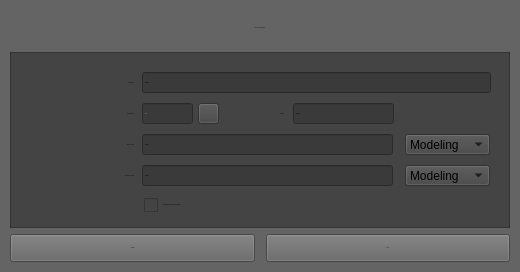
<?xml version="1.0" encoding="UTF-8"?>
<ui version="4.0">
 <class>SundayPlusSaveOptionUI</class>
 <widget class="QMainWindow" name="SundayPlusSaveOptionUI">
  <property name="windowModality">
   <enum>Qt::NonModal</enum>
  </property>
  <property name="enabled">
   <bool>true</bool>
  </property>
  <property name="geometry">
   <rect>
    <x>0</x>
    <y>0</y>
    <width>520</width>
    <height>272</height>
   </rect>
  </property>
  <property name="sizePolicy">
   <sizepolicy hsizetype="Fixed" vsizetype="Fixed">
    <horstretch>0</horstretch>
    <verstretch>0</verstretch>
   </sizepolicy>
  </property>
  <property name="minimumSize">
   <size>
    <width>520</width>
    <height>272</height>
   </size>
  </property>
  <property name="maximumSize">
   <size>
    <width>520</width>
    <height>272</height>
   </size>
  </property>
  <property name="cursor">
   <cursorShape>ArrowCursor</cursorShape>
  </property>
  <property name="contextMenuPolicy">
   <enum>Qt::DefaultContextMenu</enum>
  </property>
  <property name="acceptDrops">
   <bool>false</bool>
  </property>
  <property name="windowTitle">
   <string>Sunday | Plus Save Options</string>
  </property>
  <property name="windowOpacity">
   <double>1.000000000000000</double>
  </property>
  <property name="toolTip">
   <string/>
  </property>
  <property name="statusTip">
   <string/>
  </property>
  <property name="autoFillBackground">
   <bool>false</bool>
  </property>
  <property name="styleSheet">
   <string notr="true">background-color: rgb(100, 100, 100);

font: 12px &quot;Lucida Grande&quot;;</string>
  </property>
  <property name="windowFilePath">
   <string/>
  </property>
  <property name="inputMethodHints">
   <set>Qt::ImhNone</set>
  </property>
  <property name="toolButtonStyle">
   <enum>Qt::ToolButtonIconOnly</enum>
  </property>
  <property name="animated">
   <bool>true</bool>
  </property>
  <property name="tabShape">
   <enum>QTabWidget::Triangular</enum>
  </property>
  <property name="dockNestingEnabled">
   <bool>false</bool>
  </property>
  <property name="dockOptions">
   <set>QMainWindow::AllowTabbedDocks|QMainWindow::AnimatedDocks</set>
  </property>
  <property name="unifiedTitleAndToolBarOnMac">
   <bool>false</bool>
  </property>
  <widget class="QWidget" name="centralwidget">
   <property name="sizePolicy">
    <sizepolicy hsizetype="Preferred" vsizetype="Preferred">
     <horstretch>0</horstretch>
     <verstretch>0</verstretch>
    </sizepolicy>
   </property>
   <layout class="QVBoxLayout" name="verticalLayout_2">
    <property name="margin">
     <number>10</number>
    </property>
    <item>
     <widget class="QWidget" name="widget" native="true">
      <property name="sizePolicy">
       <sizepolicy hsizetype="Preferred" vsizetype="Preferred">
        <horstretch>0</horstretch>
        <verstretch>122</verstretch>
       </sizepolicy>
      </property>
      <property name="maximumSize">
       <size>
        <width>16777215</width>
        <height>36</height>
       </size>
      </property>
      <property name="autoFillBackground">
       <bool>false</bool>
      </property>
      <property name="styleSheet">
       <string notr="true"/>
      </property>
      <layout class="QHBoxLayout" name="horizontalLayout">
       <property name="margin">
        <number>0</number>
       </property>
       <item>
        <spacer name="horizontalSpacer_3">
         <property name="sizePolicy">
          <sizepolicy hsizetype="Minimum" vsizetype="Minimum">
           <horstretch>0</horstretch>
           <verstretch>0</verstretch>
          </sizepolicy>
         </property>
         <property name="orientation">
          <enum>Qt::Horizontal</enum>
         </property>
         <property name="sizeHint" stdset="0">
          <size>
           <width>114</width>
           <height>20</height>
          </size>
         </property>
        </spacer>
       </item>
       <item>
        <widget class="QLabel" name="label">
         <property name="sizePolicy">
          <sizepolicy hsizetype="Preferred" vsizetype="Preferred">
           <horstretch>0</horstretch>
           <verstretch>122</verstretch>
          </sizepolicy>
         </property>
         <property name="font">
          <font>
           <family>Verdana</family>
           <pointsize>-1</pointsize>
           <weight>50</weight>
           <italic>false</italic>
           <bold>false</bold>
          </font>
         </property>
         <property name="styleSheet">
          <string notr="true">color: rgb(0, 0, 0);

font: 18px &quot;Verdana&quot;;</string>
         </property>
         <property name="text">
          <string>PLUS SAVE OPTIONS</string>
         </property>
         <property name="alignment">
          <set>Qt::AlignLeading|Qt::AlignLeft|Qt::AlignVCenter</set>
         </property>
        </widget>
       </item>
       <item>
        <spacer name="horizontalSpacer_2">
         <property name="sizePolicy">
          <sizepolicy hsizetype="Minimum" vsizetype="Minimum">
           <horstretch>0</horstretch>
           <verstretch>0</verstretch>
          </sizepolicy>
         </property>
         <property name="orientation">
          <enum>Qt::Horizontal</enum>
         </property>
         <property name="sizeHint" stdset="0">
          <size>
           <width>40</width>
           <height>20</height>
          </size>
         </property>
        </spacer>
       </item>
      </layout>
     </widget>
    </item>
    <item>
     <widget class="QFrame" name="frame">
      <property name="sizePolicy">
       <sizepolicy hsizetype="Preferred" vsizetype="Preferred">
        <horstretch>0</horstretch>
        <verstretch>122</verstretch>
       </sizepolicy>
      </property>
      <property name="focusPolicy">
       <enum>Qt::NoFocus</enum>
      </property>
      <property name="styleSheet">
       <string notr="true">background-color: rgb(68, 68, 68);</string>
      </property>
      <property name="frameShape">
       <enum>QFrame::StyledPanel</enum>
      </property>
      <property name="frameShadow">
       <enum>QFrame::Raised</enum>
      </property>
      <property name="lineWidth">
       <number>1</number>
      </property>
      <property name="midLineWidth">
       <number>0</number>
      </property>
      <widget class="QLabel" name="label_7">
       <property name="geometry">
        <rect>
         <x>13</x>
         <y>20</y>
         <width>111</width>
         <height>22</height>
        </rect>
       </property>
       <property name="sizePolicy">
        <sizepolicy hsizetype="Preferred" vsizetype="Preferred">
         <horstretch>0</horstretch>
         <verstretch>122</verstretch>
        </sizepolicy>
       </property>
       <property name="font">
        <font>
         <family>Lucida Grande</family>
         <pointsize>-1</pointsize>
         <weight>50</weight>
         <italic>false</italic>
         <bold>false</bold>
        </font>
       </property>
       <property name="text">
        <string>NEW NAME</string>
       </property>
       <property name="alignment">
        <set>Qt::AlignRight|Qt::AlignTrailing|Qt::AlignVCenter</set>
       </property>
      </widget>
      <widget class="QLineEdit" name="plusSaveNewSceneLineEdit">
       <property name="enabled">
        <bool>true</bool>
       </property>
       <property name="geometry">
        <rect>
         <x>132</x>
         <y>20</y>
         <width>349</width>
         <height>21</height>
        </rect>
       </property>
       <property name="sizePolicy">
        <sizepolicy hsizetype="Expanding" vsizetype="Fixed">
         <horstretch>0</horstretch>
         <verstretch>122</verstretch>
        </sizepolicy>
       </property>
       <property name="font">
        <font>
         <family>Lucida Grande</family>
         <pointsize>-1</pointsize>
         <weight>50</weight>
         <italic>false</italic>
         <bold>false</bold>
        </font>
       </property>
       <property name="focusPolicy">
        <enum>Qt::StrongFocus</enum>
       </property>
       <property name="styleSheet">
        <string notr="true">background-color: rgb(58, 58, 58);</string>
       </property>
       <property name="text">
        <string>&quot;ERROR&quot;</string>
       </property>
       <property name="readOnly">
        <bool>false</bool>
       </property>
      </widget>
      <widget class="QLineEdit" name="plusSaveAuthorLineEdit">
       <property name="enabled">
        <bool>true</bool>
       </property>
       <property name="geometry">
        <rect>
         <x>283</x>
         <y>51</y>
         <width>101</width>
         <height>21</height>
        </rect>
       </property>
       <property name="sizePolicy">
        <sizepolicy hsizetype="Expanding" vsizetype="Fixed">
         <horstretch>0</horstretch>
         <verstretch>122</verstretch>
        </sizepolicy>
       </property>
       <property name="font">
        <font>
         <family>Lucida Grande</family>
         <pointsize>-1</pointsize>
         <weight>50</weight>
         <italic>false</italic>
         <bold>false</bold>
        </font>
       </property>
       <property name="focusPolicy">
        <enum>Qt::StrongFocus</enum>
       </property>
       <property name="styleSheet">
        <string notr="true">background-color: rgb(58, 58, 58);</string>
       </property>
       <property name="text">
        <string>&quot;ERROR&quot;</string>
       </property>
       <property name="readOnly">
        <bool>false</bool>
       </property>
      </widget>
      <widget class="QLabel" name="label_8">
       <property name="geometry">
        <rect>
         <x>223</x>
         <y>51</y>
         <width>51</width>
         <height>22</height>
        </rect>
       </property>
       <property name="sizePolicy">
        <sizepolicy hsizetype="Preferred" vsizetype="Preferred">
         <horstretch>0</horstretch>
         <verstretch>122</verstretch>
        </sizepolicy>
       </property>
       <property name="font">
        <font>
         <family>Lucida Grande</family>
         <pointsize>-1</pointsize>
         <weight>50</weight>
         <italic>false</italic>
         <bold>false</bold>
        </font>
       </property>
       <property name="text">
        <string>AUTHOR</string>
       </property>
       <property name="alignment">
        <set>Qt::AlignRight|Qt::AlignTrailing|Qt::AlignVCenter</set>
       </property>
      </widget>
      <widget class="QLineEdit" name="plusSaveFileVersionLineEdit">
       <property name="enabled">
        <bool>false</bool>
       </property>
       <property name="geometry">
        <rect>
         <x>132</x>
         <y>51</y>
         <width>51</width>
         <height>21</height>
        </rect>
       </property>
       <property name="sizePolicy">
        <sizepolicy hsizetype="Expanding" vsizetype="Fixed">
         <horstretch>0</horstretch>
         <verstretch>122</verstretch>
        </sizepolicy>
       </property>
       <property name="font">
        <font>
         <family>Lucida Grande</family>
         <pointsize>-1</pointsize>
         <weight>50</weight>
         <italic>false</italic>
         <bold>false</bold>
        </font>
       </property>
       <property name="focusPolicy">
        <enum>Qt::StrongFocus</enum>
       </property>
       <property name="styleSheet">
        <string notr="true">background-color: rgb(58, 58, 58);</string>
       </property>
       <property name="text">
        <string>001</string>
       </property>
       <property name="readOnly">
        <bool>false</bool>
       </property>
      </widget>
      <widget class="QLabel" name="label_9">
       <property name="geometry">
        <rect>
         <x>43</x>
         <y>51</y>
         <width>81</width>
         <height>22</height>
        </rect>
       </property>
       <property name="sizePolicy">
        <sizepolicy hsizetype="Preferred" vsizetype="Preferred">
         <horstretch>0</horstretch>
         <verstretch>122</verstretch>
        </sizepolicy>
       </property>
       <property name="font">
        <font>
         <family>Lucida Grande</family>
         <pointsize>-1</pointsize>
         <weight>50</weight>
         <italic>false</italic>
         <bold>false</bold>
        </font>
       </property>
       <property name="text">
        <string>FILE VERSION</string>
       </property>
       <property name="alignment">
        <set>Qt::AlignRight|Qt::AlignTrailing|Qt::AlignVCenter</set>
       </property>
      </widget>
      <widget class="QLineEdit" name="plusSaveNewCaptionLineEdit">
       <property name="enabled">
        <bool>true</bool>
       </property>
       <property name="geometry">
        <rect>
         <x>132</x>
         <y>82</y>
         <width>251</width>
         <height>21</height>
        </rect>
       </property>
       <property name="sizePolicy">
        <sizepolicy hsizetype="Expanding" vsizetype="Fixed">
         <horstretch>0</horstretch>
         <verstretch>122</verstretch>
        </sizepolicy>
       </property>
       <property name="font">
        <font>
         <family>Lucida Grande</family>
         <pointsize>-1</pointsize>
         <weight>50</weight>
         <italic>false</italic>
         <bold>false</bold>
        </font>
       </property>
       <property name="focusPolicy">
        <enum>Qt::StrongFocus</enum>
       </property>
       <property name="styleSheet">
        <string notr="true">background-color: rgb(58, 58, 58);</string>
       </property>
       <property name="text">
        <string>&quot;ERROR&quot;</string>
       </property>
       <property name="readOnly">
        <bool>false</bool>
       </property>
      </widget>
      <widget class="QLabel" name="label_10">
       <property name="geometry">
        <rect>
         <x>43</x>
         <y>82</y>
         <width>81</width>
         <height>22</height>
        </rect>
       </property>
       <property name="sizePolicy">
        <sizepolicy hsizetype="Preferred" vsizetype="Preferred">
         <horstretch>0</horstretch>
         <verstretch>122</verstretch>
        </sizepolicy>
       </property>
       <property name="font">
        <font>
         <family>Lucida Grande</family>
         <pointsize>-1</pointsize>
         <weight>50</weight>
         <italic>false</italic>
         <bold>false</bold>
        </font>
       </property>
       <property name="text">
        <string>NEW CAPTION</string>
       </property>
       <property name="alignment">
        <set>Qt::AlignRight|Qt::AlignTrailing|Qt::AlignVCenter</set>
       </property>
      </widget>
      <widget class="QLabel" name="label_11">
       <property name="geometry">
        <rect>
         <x>13</x>
         <y>113</y>
         <width>111</width>
         <height>22</height>
        </rect>
       </property>
       <property name="sizePolicy">
        <sizepolicy hsizetype="Preferred" vsizetype="Preferred">
         <horstretch>0</horstretch>
         <verstretch>122</verstretch>
        </sizepolicy>
       </property>
       <property name="font">
        <font>
         <family>Lucida Grande</family>
         <pointsize>-1</pointsize>
         <weight>50</weight>
         <italic>false</italic>
         <bold>false</bold>
        </font>
       </property>
       <property name="text">
        <string>HISTORY CAPTION</string>
       </property>
       <property name="alignment">
        <set>Qt::AlignRight|Qt::AlignTrailing|Qt::AlignVCenter</set>
       </property>
      </widget>
      <widget class="QLineEdit" name="plusSaveHistoryCaptionLineEdit">
       <property name="enabled">
        <bool>true</bool>
       </property>
       <property name="geometry">
        <rect>
         <x>132</x>
         <y>113</y>
         <width>251</width>
         <height>21</height>
        </rect>
       </property>
       <property name="sizePolicy">
        <sizepolicy hsizetype="Expanding" vsizetype="Fixed">
         <horstretch>0</horstretch>
         <verstretch>122</verstretch>
        </sizepolicy>
       </property>
       <property name="font">
        <font>
         <family>Lucida Grande</family>
         <pointsize>-1</pointsize>
         <weight>50</weight>
         <italic>false</italic>
         <bold>false</bold>
        </font>
       </property>
       <property name="focusPolicy">
        <enum>Qt::StrongFocus</enum>
       </property>
       <property name="styleSheet">
        <string notr="true">background-color: rgb(58, 58, 58);</string>
       </property>
       <property name="text">
        <string>&quot;ERROR&quot;</string>
       </property>
       <property name="readOnly">
        <bool>false</bool>
       </property>
      </widget>
      <widget class="QComboBox" name="plusSaveNewCaptionComboBox">
       <property name="geometry">
        <rect>
         <x>395</x>
         <y>82</y>
         <width>85</width>
         <height>21</height>
        </rect>
       </property>
       <property name="sizePolicy">
        <sizepolicy hsizetype="Fixed" vsizetype="Fixed">
         <horstretch>0</horstretch>
         <verstretch>21</verstretch>
        </sizepolicy>
       </property>
       <property name="minimumSize">
        <size>
         <width>85</width>
         <height>21</height>
        </size>
       </property>
       <property name="maximumSize">
        <size>
         <width>85</width>
         <height>21</height>
        </size>
       </property>
       <item>
        <property name="text">
         <string>Modeling</string>
        </property>
       </item>
       <item>
        <property name="text">
         <string>Shading</string>
        </property>
       </item>
       <item>
        <property name="text">
         <string>Rigging</string>
        </property>
       </item>
       <item>
        <property name="text">
         <string>Blocking</string>
        </property>
       </item>
       <item>
        <property name="text">
         <string>Animation</string>
        </property>
       </item>
       <item>
        <property name="text">
         <string>Rendering</string>
        </property>
       </item>
       <item>
        <property name="text">
         <string>SFX</string>
        </property>
       </item>
      </widget>
      <widget class="QComboBox" name="plusSaveHistoryCaptionComboBox">
       <property name="geometry">
        <rect>
         <x>395</x>
         <y>113</y>
         <width>85</width>
         <height>21</height>
        </rect>
       </property>
       <property name="sizePolicy">
        <sizepolicy hsizetype="Fixed" vsizetype="Fixed">
         <horstretch>0</horstretch>
         <verstretch>85</verstretch>
        </sizepolicy>
       </property>
       <property name="minimumSize">
        <size>
         <width>85</width>
         <height>21</height>
        </size>
       </property>
       <property name="maximumSize">
        <size>
         <width>85</width>
         <height>21</height>
        </size>
       </property>
       <item>
        <property name="text">
         <string>Modeling</string>
        </property>
       </item>
       <item>
        <property name="text">
         <string>Shading</string>
        </property>
       </item>
       <item>
        <property name="text">
         <string>Rigging</string>
        </property>
       </item>
       <item>
        <property name="text">
         <string>Blocking</string>
        </property>
       </item>
       <item>
        <property name="text">
         <string>Animation</string>
        </property>
       </item>
       <item>
        <property name="text">
         <string>Rendering</string>
        </property>
       </item>
       <item>
        <property name="text">
         <string>SFX</string>
        </property>
       </item>
      </widget>
      <widget class="QPushButton" name="plusSaveUnlockVersion">
       <property name="enabled">
        <bool>true</bool>
       </property>
       <property name="geometry">
        <rect>
         <x>188</x>
         <y>51</y>
         <width>21</width>
         <height>21</height>
        </rect>
       </property>
       <property name="sizePolicy">
        <sizepolicy hsizetype="Fixed" vsizetype="Fixed">
         <horstretch>0</horstretch>
         <verstretch>0</verstretch>
        </sizepolicy>
       </property>
       <property name="minimumSize">
        <size>
         <width>21</width>
         <height>21</height>
        </size>
       </property>
       <property name="maximumSize">
        <size>
         <width>21</width>
         <height>21</height>
        </size>
       </property>
       <property name="font">
        <font>
         <family>Lucida Grande</family>
         <pointsize>-1</pointsize>
         <weight>50</weight>
         <italic>false</italic>
         <bold>false</bold>
        </font>
       </property>
       <property name="autoFillBackground">
        <bool>false</bool>
       </property>
       <property name="text">
        <string/>
       </property>
       <property name="icon">
        <iconset>
         <normaloff>../SundayImage/SundayLock.png</normaloff>../SundayImage/SundayLock.png</iconset>
       </property>
       <property name="iconSize">
        <size>
         <width>15</width>
         <height>15</height>
        </size>
       </property>
       <property name="default">
        <bool>false</bool>
       </property>
       <property name="flat">
        <bool>false</bool>
       </property>
       <property name="+command" stdset="0">
        <string>&quot;SundayPlusSavePy.SundayPlusSaveUnlockVersion()&quot;</string>
       </property>
      </widget>
      <widget class="QCheckBox" name="plusSaveOptionMoveOldFile">
       <property name="geometry">
        <rect>
         <x>134</x>
         <y>143</y>
         <width>281</width>
         <height>20</height>
        </rect>
       </property>
       <property name="font">
        <font>
         <family>Lucida Grande</family>
         <pointsize>-1</pointsize>
         <weight>50</weight>
         <italic>false</italic>
         <bold>false</bold>
        </font>
       </property>
       <property name="text">
        <string>Don't rename and move old file to history</string>
       </property>
      </widget>
     </widget>
    </item>
    <item>
     <widget class="QWidget" name="widget_2" native="true">
      <property name="sizePolicy">
       <sizepolicy hsizetype="Preferred" vsizetype="Preferred">
        <horstretch>0</horstretch>
        <verstretch>122</verstretch>
       </sizepolicy>
      </property>
      <property name="maximumSize">
       <size>
        <width>16777215</width>
        <height>28</height>
       </size>
      </property>
      <layout class="QHBoxLayout" name="horizontalLayout_2">
       <property name="margin">
        <number>0</number>
       </property>
       <item>
        <widget class="QPushButton" name="plusSaveClose">
         <property name="sizePolicy">
          <sizepolicy hsizetype="Preferred" vsizetype="Preferred">
           <horstretch>0</horstretch>
           <verstretch>122</verstretch>
          </sizepolicy>
         </property>
         <property name="font">
          <font>
           <family>Verdana</family>
           <pointsize>-1</pointsize>
           <weight>50</weight>
           <italic>false</italic>
           <bold>false</bold>
          </font>
         </property>
         <property name="focusPolicy">
          <enum>Qt::StrongFocus</enum>
         </property>
         <property name="styleSheet">
          <string notr="true">font: 16px &quot;Verdana&quot;;</string>
         </property>
         <property name="text">
          <string>CLOSE</string>
         </property>
         <property name="+command" stdset="0">
          <string>&quot;SundayPlusSavePy.SundayPlusSaveOptionsUIClose()&quot;</string>
         </property>
        </widget>
       </item>
       <item>
        <spacer name="horizontalSpacer_4">
         <property name="sizePolicy">
          <sizepolicy hsizetype="Fixed" vsizetype="Minimum">
           <horstretch>0</horstretch>
           <verstretch>0</verstretch>
          </sizepolicy>
         </property>
         <property name="orientation">
          <enum>Qt::Horizontal</enum>
         </property>
         <property name="sizeType">
          <enum>QSizePolicy::Fixed</enum>
         </property>
         <property name="sizeHint" stdset="0">
          <size>
           <width>5</width>
           <height>20</height>
          </size>
         </property>
        </spacer>
       </item>
       <item>
        <widget class="QPushButton" name="plusSaveButton">
         <property name="sizePolicy">
          <sizepolicy hsizetype="Preferred" vsizetype="Preferred">
           <horstretch>0</horstretch>
           <verstretch>122</verstretch>
          </sizepolicy>
         </property>
         <property name="font">
          <font>
           <family>Verdana</family>
           <pointsize>-1</pointsize>
           <weight>50</weight>
           <italic>false</italic>
           <bold>false</bold>
          </font>
         </property>
         <property name="focusPolicy">
          <enum>Qt::StrongFocus</enum>
         </property>
         <property name="styleSheet">
          <string notr="true">font: 16px &quot;Verdana&quot;;</string>
         </property>
         <property name="text">
          <string>SAVE</string>
         </property>
         <property name="+command" stdset="0">
          <string>&quot;SundayPlusSavePy.SundayPlusSaveOptions()&quot;</string>
         </property>
        </widget>
       </item>
      </layout>
     </widget>
    </item>
   </layout>
  </widget>
  <action name="actionHelp">
   <property name="enabled">
    <bool>false</bool>
   </property>
   <property name="text">
    <string>Help</string>
   </property>
  </action>
  <action name="actionAbout">
   <property name="enabled">
    <bool>false</bool>
   </property>
   <property name="text">
    <string>About</string>
   </property>
  </action>
  <action name="actionDraft">
   <property name="enabled">
    <bool>false</bool>
   </property>
   <property name="text">
    <string>Draft</string>
   </property>
  </action>
  <action name="actionPreview">
   <property name="enabled">
    <bool>false</bool>
   </property>
   <property name="text">
    <string>Preview</string>
   </property>
  </action>
  <action name="actionPreview_With_Indirect">
   <property name="enabled">
    <bool>false</bool>
   </property>
   <property name="text">
    <string>Preview With Indirect</string>
   </property>
  </action>
  <action name="actionProduction">
   <property name="enabled">
    <bool>false</bool>
   </property>
   <property name="text">
    <string>Production Film</string>
   </property>
  </action>
  <action name="actionProduction_Still">
   <property name="enabled">
    <bool>false</bool>
   </property>
   <property name="text">
    <string>Production Still</string>
   </property>
  </action>
  <action name="actionSave_Setting">
   <property name="text">
    <string>Save Setting</string>
   </property>
  </action>
  <action name="actionSave_Preset_x">
   <property name="enabled">
    <bool>false</bool>
   </property>
   <property name="text">
    <string>Save Preset</string>
   </property>
  </action>
  <action name="actionModelling">
   <property name="text">
    <string>Concept</string>
   </property>
  </action>
  <action name="actionRendering">
   <property name="text">
    <string>Modeling</string>
   </property>
  </action>
  <action name="actionAniamtion">
   <property name="text">
    <string>Shading</string>
   </property>
  </action>
  <action name="actionAnimation">
   <property name="text">
    <string>Animation</string>
   </property>
  </action>
  <action name="actionRendering_2">
   <property name="text">
    <string>Rendering</string>
   </property>
  </action>
  <action name="actionPipelienRendering">
   <property name="text">
    <string>Pipeline Rendering</string>
   </property>
  </action>
 </widget>
 <tabstops>
  <tabstop>plusSaveNewSceneLineEdit</tabstop>
  <tabstop>plusSaveFileVersionLineEdit</tabstop>
  <tabstop>plusSaveAuthorLineEdit</tabstop>
  <tabstop>plusSaveNewCaptionLineEdit</tabstop>
  <tabstop>plusSaveNewCaptionComboBox</tabstop>
  <tabstop>plusSaveHistoryCaptionLineEdit</tabstop>
  <tabstop>plusSaveHistoryCaptionComboBox</tabstop>
  <tabstop>plusSaveClose</tabstop>
  <tabstop>plusSaveButton</tabstop>
  <tabstop>plusSaveUnlockVersion</tabstop>
 </tabstops>
 <resources/>
 <connections/>
</ui>
